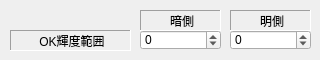
   <widget class="QWidget" name="Differential">
    <attribute name="title">
     <string>Differential</string>
    </attribute>
    <widget class="QLabel" name="label_41">
     <property name="geometry">
      <rect>
       <x>10</x>
       <y>30</y>
       <width>121</width>
       <height>21</height>
      </rect>
     </property>
     <property name="frameShape">
      <enum>QFrame::Panel</enum>
     </property>
     <property name="frameShadow">
      <enum>QFrame::Sunken</enum>
     </property>
     <property name="text">
      <string>OK輝度範囲</string>
     </property>
     <property name="alignment">
      <set>Qt::AlignCenter|Qt::AlignHCenter|Qt::AlignLeading|Qt::AlignLeft|Qt::AlignVCenter</set>
     </property>
    </widget>
    <widget class="QSpinBox" name="EditDiffBrightWidthL">
     <property name="geometry">
      <rect>
       <x>140</x>
       <y>30</y>
       <width>81</width>
       <height>20</height>
      </rect>
     </property>
     <property name="minimum">
      <number>-255</number>
     </property>
     <property name="maximum">
      <number>255</number>
     </property>
    </widget>
    <widget class="QLabel" name="label_42">
     <property name="geometry">
      <rect>
       <x>230</x>
       <y>10</y>
       <width>81</width>
       <height>21</height>
      </rect>
     </property>
     <property name="frameShape">
      <enum>QFrame::Panel</enum>
     </property>
     <property name="frameShadow">
      <enum>QFrame::Sunken</enum>
     </property>
     <property name="text">
      <string>明側</string>
     </property>
     <property name="alignment">
      <set>Qt::AlignCenter|Qt::AlignHCenter|Qt::AlignLeading|Qt::AlignLeft|Qt::AlignVCenter</set>
     </property>
    </widget>
    <widget class="QSpinBox" name="EditDiffBrightWidthH">
     <property name="geometry">
      <rect>
       <x>230</x>
       <y>30</y>
       <width>81</width>
       <height>20</height>
      </rect>
     </property>
     <property name="minimum">
      <number>-255</number>
     </property>
     <property name="maximum">
      <number>255</number>
     </property>
    </widget>
    <widget class="QLabel" name="label_43">
     <property name="geometry">
      <rect>
       <x>140</x>
       <y>10</y>
       <width>81</width>
       <height>21</height>
      </rect>
     </property>
     <property name="frameShape">
      <enum>QFrame::Panel</enum>
     </property>
     <property name="frameShadow">
      <enum>QFrame::Sunken</enum>
     </property>
     <property name="text">
      <string>暗側</string>
     </property>
     <property name="alignment">
      <set>Qt::AlignCenter|Qt::AlignHCenter|Qt::AlignLeading|Qt::AlignLeft|Qt::AlignVCenter</set>
     </property>
    </widget>
   </widget>
